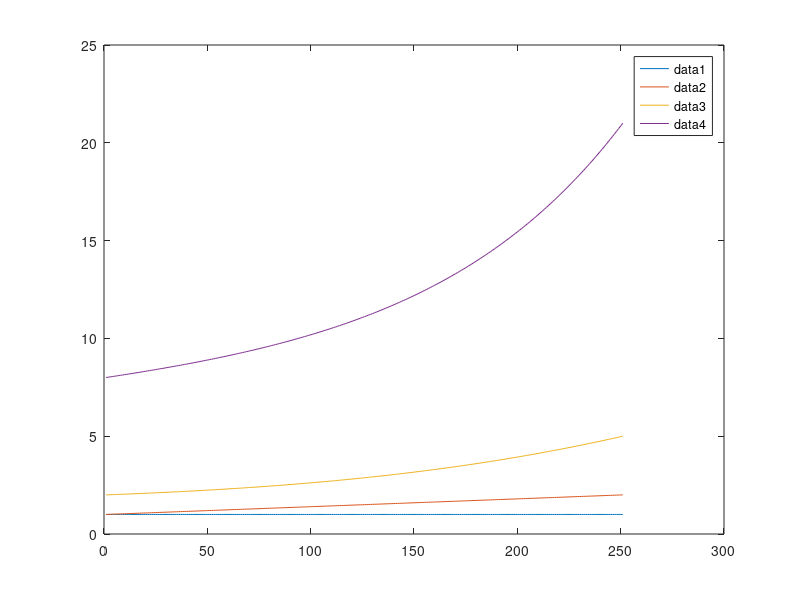

Here is the MATLAB script that generated this plot:
x = 0:0.004:1;
n = 0;
k = 0;
B1 = (factorial(n)/(factorial(n-k).*factorial(k))).*1.*x.^(n-k);
n =n+1;
B2 = B1 + (factorial(n)/(factorial(n-k).*factorial(k))).*B1.*x.^(n-k);
n = n+1;
B3 = B1 + B2 + (factorial(n)/(factorial(n-k).*factorial(k))).*B2.*x.^(n-k);
n = n+1;
B4 = B1 + B2 + B3 + B1 + B2 + B3 + (factorial(n)/(factorial(n-k).*factorial(k))).*B3.*x.^(n-k);
a = plot( B1)
hold on
b = plot (B2)
c = plot(B3)
d = plot(B4)
legend
hold off
